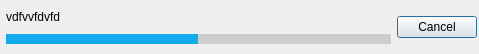
<?xml version="1.0" encoding="UTF-8"?>
<ui version="4.0">
 <class>display_progress_dialog_box</class>
 <widget class="QDialog" name="display_progress_dialog_box">
  <property name="geometry">
   <rect>
    <x>0</x>
    <y>0</y>
    <width>479</width>
    <height>54</height>
   </rect>
  </property>
  <property name="windowTitle">
   <string>Dialog</string>
  </property>
  <layout class="QVBoxLayout" name="verticalLayout_2">
   <property name="leftMargin">
    <number>6</number>
   </property>
   <property name="topMargin">
    <number>2</number>
   </property>
   <property name="rightMargin">
    <number>2</number>
   </property>
   <property name="bottomMargin">
    <number>2</number>
   </property>
   <item>
    <layout class="QHBoxLayout" name="horizontalLayout">
     <property name="spacing">
      <number>-1</number>
     </property>
     <item>
      <layout class="QVBoxLayout" name="verticalLayout">
       <property name="spacing">
        <number>10</number>
       </property>
       <item>
        <widget class="QLabel" name="label_message">
         <property name="text">
          <string>vdfvvfdvfd</string>
         </property>
        </widget>
       </item>
       <item>
        <widget class="QProgressBar" name="progressBar">
         <property name="maximumSize">
          <size>
           <width>16777215</width>
           <height>10</height>
          </size>
         </property>
         <property name="styleSheet">
          <string notr="true">QProgressBar {
text-align: top;
border-bottom-right-radius: 0px;
border-bottom-left-radius: 0px;
background:#cdcdcd;
color:#1a590f;

}
QProgressBar::chunk {

/* background: #35b31f; */

background: #15A9ED;
border-bottom-right-radius: 0px;
border-bottom-left-radius: 0px;

}</string>
         </property>
         <property name="maximum">
          <number>0</number>
         </property>
         <property name="value">
          <number>-1</number>
         </property>
        </widget>
       </item>
      </layout>
     </item>
     <item>
      <widget class="QPushButton" name="pushButton_cancel">
       <property name="maximumSize">
        <size>
         <width>100</width>
         <height>16777215</height>
        </size>
       </property>
       <property name="text">
        <string>Cancel</string>
       </property>
      </widget>
     </item>
    </layout>
   </item>
  </layout>
 </widget>
 <resources/>
 <connections/>
</ui>
